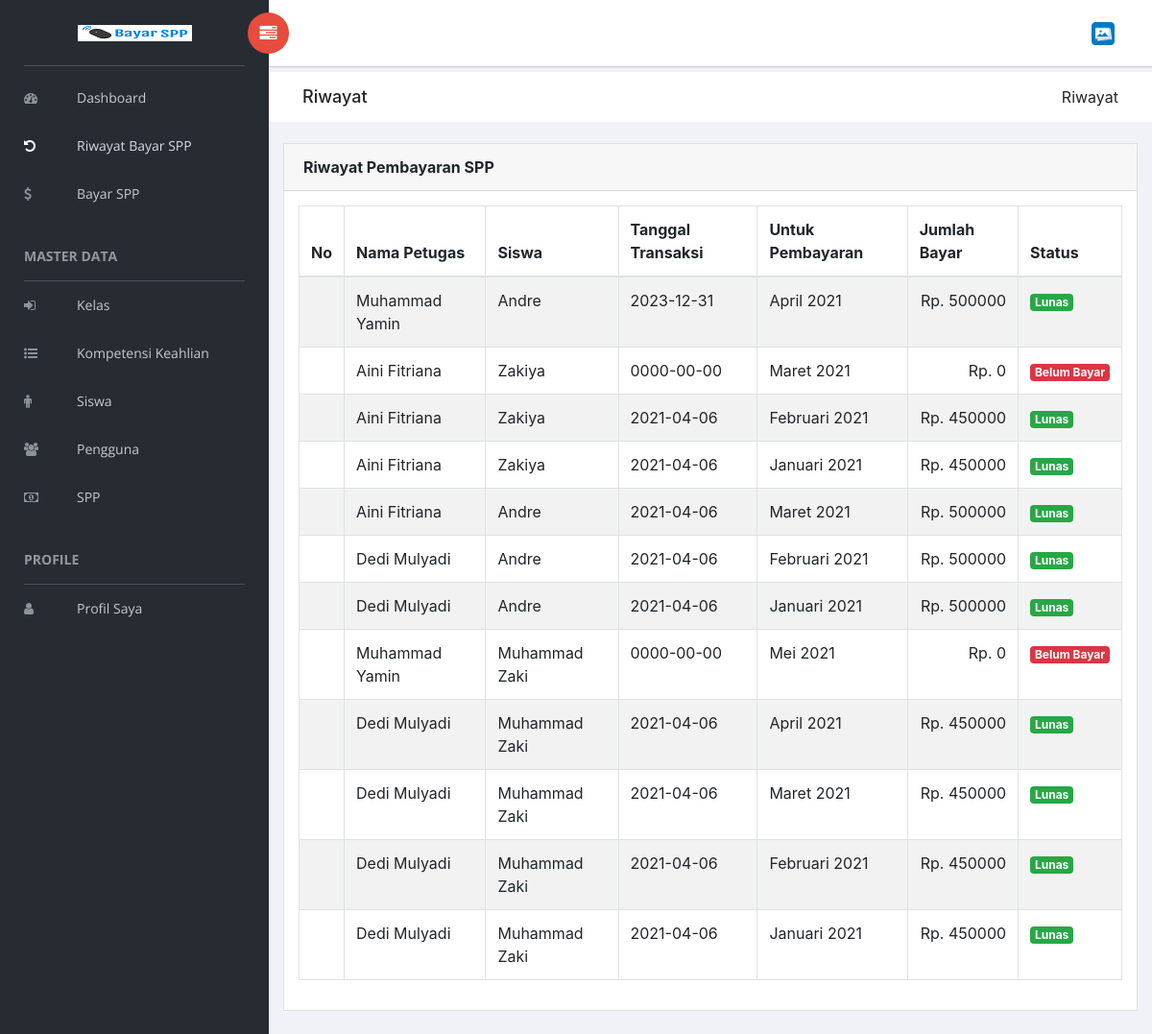
The app's page /riwayat.php (signed in), older data.
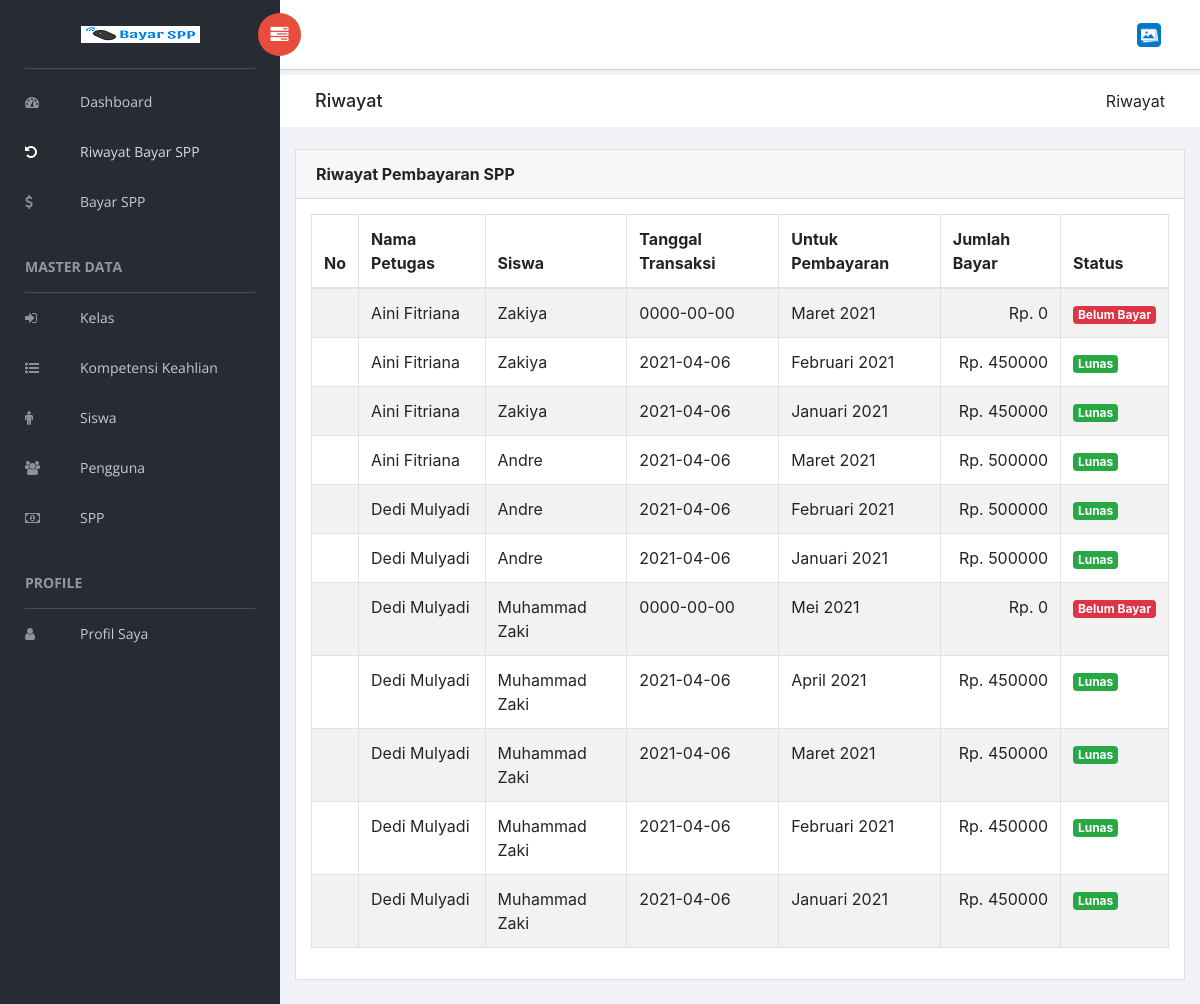
The same page, newer data.
### tables this page shows
CREATE TABLE `pembayaran` (
  `id_pembayaran` int(11) NOT NULL,
  `id_petugas` int(11) NOT NULL,
  `nisn` varchar(10) NOT NULL,
  `tgl_bayar` date NOT NULL,
  `bulan_dibayar` varchar(9) NOT NULL,
  `tahun_dibayar` varchar(4) NOT NULL,
  `id_spp` int(11) NOT NULL,
  `jumlah_bayar` int(11) NOT NULL,
  `status` varchar(15) DEFAULT NULL
);

CREATE TABLE `petugas` (
  `id_petugas` int(11) NOT NULL,
  `username` varchar(25) NOT NULL,
  `password` varchar(50) NOT NULL,
  `nama_petugas` varchar(35) NOT NULL,
  `level` enum('admin','petugas','siswa') NOT NULL,
  `photo` varchar(150) DEFAULT 'default.png'
);

CREATE TABLE `siswa` (
  `nisn` char(10) NOT NULL,
  `nis` char(8) NOT NULL,
  `nama` varchar(35) NOT NULL,
  `id_kelas` varchar(30) NOT NULL,
  `alamat` text NOT NULL,
  `no_telp` varchar(13) NOT NULL,
  `id_spp` int(11) NOT NULL,
  `photo` varchar(150) DEFAULT 'default.png'
);

### riwayat.php (the view, shortened to what this page needs)
<?php
require('koneksi.php');
include('include/header.php');
$data = mysqli_query($koneksi, "SELECT petugas.nama_petugas,siswa.nama,pembayaran.tgl_bayar,pembayaran.bulan_dibayar,pembayaran.tahun_dibayar,pembayaran.jumlah_bayar,pembayaran.status FROM pembayaran LEFT JOIN petugas ON pembayaran.id_petugas=petugas.id_petugas LEFT JOIN spp ON pembayaran.id_spp=spp.id_spp LEFT JOIN siswa ON pembayaran.nisn=siswa.nisn ORDER BY id_pembayaran DESC");
?>
<div class="content mt-3">
    <div class="row">
        <div class="col-md-12">
            <div class="card">
                <div class="card-header">
                    <strong class="card-title">Riwayat Pembayaran SPP</strong>
                </div>
                <div class="card-body">
                    <table id="tabelriwayat" class="table table-striped table-bordered">
                        <thead>
                            <tr>
                                <th>No</th>
                                <th>Nama Petugas</th>
                                <th>Siswa</th>
                                <th>Tanggal Transaksi</th>
                                <th>Untuk Pembayaran</th>
                                <th>Jumlah Bayar</th>
                                <th>Status</th>
                            </tr>
                        </thead>
                        <tbody>
                            <?php while ($d = mysqli_fetch_array($data)) { ?>
                                <tr>
                                    <td align="center"></td>
                                    <td><?php echo $d['nama_petugas']; ?></td>
                                    <td><?php echo $d['nama']; ?></td>
                                    <td><?php echo $d['tgl_bayar']; ?></td>
                                    <td><?php echo $d['bulan_dibayar'] . " "; ?><?php echo $d['tahun_dibayar']; ?></td>
                                    <td align="right">Rp. <?php echo $d['jumlah_bayar']; ?></td>
                                    <td>
                                        <?php if ($d['status'] == 'Lunas') { ?><span class="badge badge-success">Lunas</span><?php } ?>
                                        <?php if ($d['status'] == 'Belum Bayar') { ?><span class="badge badge-danger">Belum Bayar</span><?php } ?>
                                    </td>
                                </tr>
                            <?php } ?>
                        </tbody>
                    </table>
                </div>
            </div>
        </div>
    </div>
</div>
</div>
<?php include('include/closetag.php') ?>

Row changes from the older to the newer data that the page shows:
removed pembayaran: id_petugas.nama_petugas "Muhammad Yamin", nisn.nama "Andre", tgl_bayar "2023-12-31", bulan_dibayar "April", tahun_dibayar "2021", jumlah_bayar "500000", status "Lunas"
changed pembayaran "Mei": id_petugas.nama_petugas "Muhammad Yamin" → "Dedi Mulyadi"
